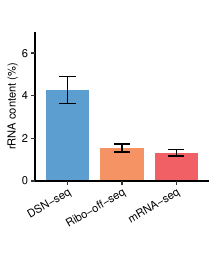

This figure's R source:
library(tidyverse)
library(ggsci)
library(patchwork)


info <- read.table("../data_statistics/04.merge_table/all_info_merge.table", sep = "\t", header = T) %>% 
  filter(species == "nip")


content_mean <- group_by(info, method) %>% 
  summarise(mean = mean(rRNA_content),
            sd = sd(rRNA_content)) %>% 
  mutate(method = factor(method, levels = c("DSN-seq", "Ribo-off-seq", "mRNA-seq")))

p_bar <- ggplot(data = content_mean) +
  geom_col(aes(x=method, y=mean, fill = method),
           width = 0.8) +
  geom_errorbar(aes(x=method, ymin=mean-sd, ymax=mean+sd),
                width = 0.3) +
  scale_y_continuous(expand = c(0, 0),limits = c(0, 7)) +
  theme_classic() +
  scale_fill_manual(values = c("#5b9ecf", "#f59364", "#f16065")) +
  theme(axis.text.x = element_text(angle = 30,
                                   vjust = 1,
                                   hjust = 1, 
                                   size = 8,
                                   color = "black"),
        axis.text.y = element_text(size = 8,
                                   color = "black"),
        axis.title.y = element_text(size = 8,
                                    color = "black"),
        legend.position = "none") +
  labs(x = "",
       y = "rRNA content (%)",
       title = "")

ggsave("f1b_rRNA_content.pdf",
       p_bar, width = 55, height = 65, units = "mm")
